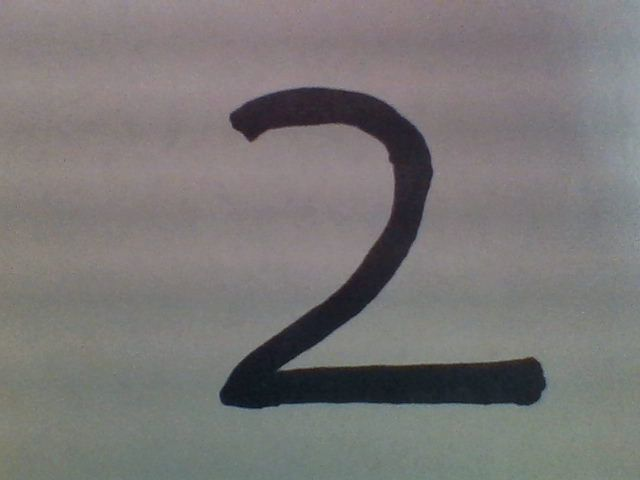
#> input picture thuctapai/3.Solving an Image Classification Problem using Machine Learning/MLP/2.jpg, 640 x 480 px
$ jupyter execute --allow-errors Mnistrain.ipynb
#> lines starting #> are read from the running program, lines starting #| are printed output that depends on the picture; after the words box and inside, x2 and y2 are one past the last pixel; in counts of white or black regions, pixels touching at a corner belong together
[cell 1]
import tensorflow as tf
from tensorflow.keras import datasets, layers, models
import numpy as np
import matplotlib.pyplot as plt
import cv2

[cell 2]
mnist = tf.keras.datasets.mnist #28*28 image of handwritten of 0-9
#> (the rest of this cell did not finish here and is left out)

#> (a cell that did not finish here is left out)

#> (a cell that did not finish here is left out)

#> (a cell that did not finish here is left out)

#> (a cell that did not finish here is left out)

[cell 7]
from PIL import Image
col = Image.open("2.jpg")
#> col is the input picture: PIL image 640x480 RGB; mean R, G, B 121.6, 119.1, 118.7
gray = col.convert('L')
bw = gray.point(lambda x: 0 if x<100 else 255, '1')
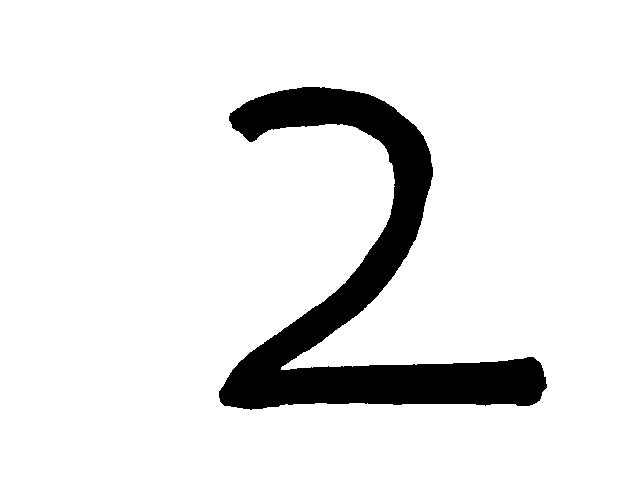
#> bw: PIL image 640x480 1; 90.5% white; 1 black region, box (x1, y1, x2, y2) and area: (219, 87, 547, 410) 29031
bw.save("bw_image.jpg")
bw
img_array = cv2.imread("bw_image.jpg", cv2.IMREAD_GRAYSCALE)
#> img_array: shape (480, 640); min 0, max 255, mean 230.9
img_array = cv2.bitwise_not(img_array)
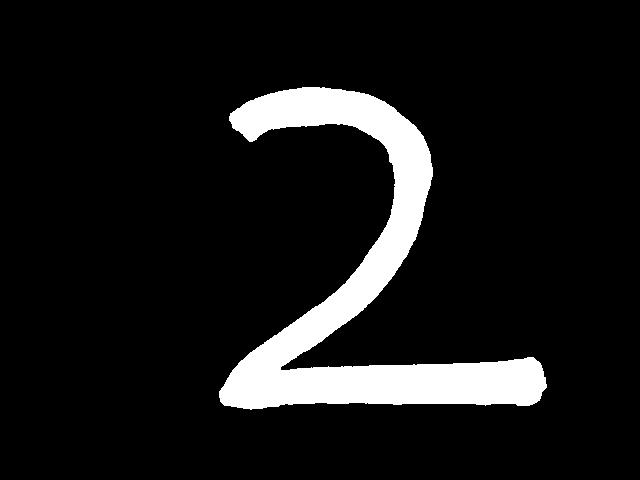
#> img_array: shape (480, 640); min 0, max 255, mean 24.1
print(img_array.shape)
#| (480, 640)
plt.imshow(img_array, cmap = plt.cm.binary)
plt.show()
img_size = 28
new_array = cv2.resize(img_array, (img_size,img_size))
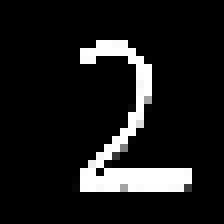
#> new_array: shape (28, 28) (shown 8 times larger); min 0, max 255, mean 26
print(new_array.shape)
#| (28, 28)
plt.imshow(new_array, cmap = plt.cm.binary)
plt.show()
#> (the rest of this cell did not finish here and is left out)

[cell 8]
tf.config.experimental.list_physical_devices()
#> (this line was passed over: tensorflow is not available in this run)

$ run again, with thuctapai/3.Solving an Image Classification Problem using Machine Learning/MLP/3.JPG copied over thuctapai/3.Solving an Image Classification Problem using Machine Learning/MLP/2.jpg
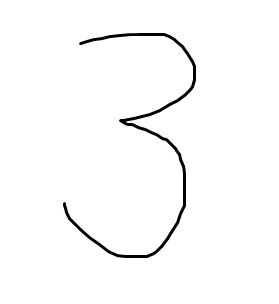
#> input picture thuctapai/3.Solving an Image Classification Problem using Machine Learning/MLP/3.JPG, 279 x 304 px
#> col is the input picture: PIL image 279x304 RGB; min 0, max 255, mean 250.2
#> `bw = gray.point(lambda x: 0 if x<100 else 255, '1')`:
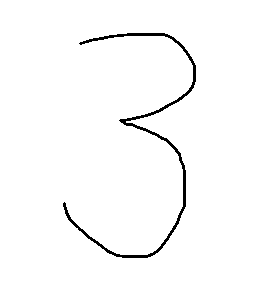
#> bw: PIL image 279x304 1; 98.2% white; black in thin lines or dots, all inside (x1, y1, x2, y2) = (63, 33, 196, 258)
#| (304, 279)
#> `new_array = cv2.resize(img_array, (img_size,img_size))`:
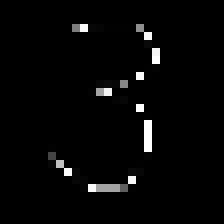
#> new_array: shape (28, 28) (shown 8 times larger); min 0, max 255, mean 6.4
#| (28, 28)

$ run again, with thuctapai/3.Solving an Image Classification Problem using Machine Learning/MLP/5.JPG copied over thuctapai/3.Solving an Image Classification Problem using Machine Learning/MLP/2.jpg
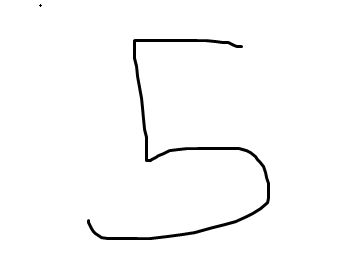
#> input picture thuctapai/3.Solving an Image Classification Problem using Machine Learning/MLP/5.JPG, 338 x 275 px
#> col is the input picture: PIL image 338x275 RGB; min 0, max 255, mean 250.1
#> `bw = gray.point(lambda x: 0 if x<100 else 255, '1')`:
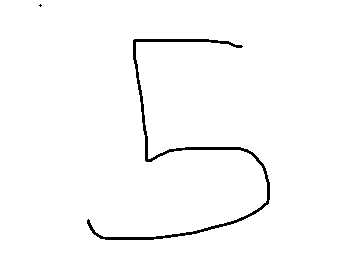
#> bw: PIL image 338x275 1; 98.2% white; 2 black regions (1 under 20 px), largest, box (x1, y1, x2, y2) and area: (87, 39, 270, 240) 1696
#| (275, 338)
#> `new_array = cv2.resize(img_array, (img_size,img_size))`:
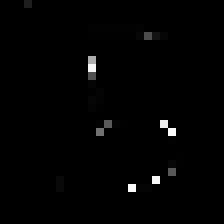
#> new_array: shape (28, 28) (shown 8 times larger); min 0, max 251, mean 2.6
#| (28, 28)

$ run again, with thuctapai/3.Solving an Image Classification Problem using Machine Learning/MLP/6.JPG copied over thuctapai/3.Solving an Image Classification Problem using Machine Learning/MLP/2.jpg
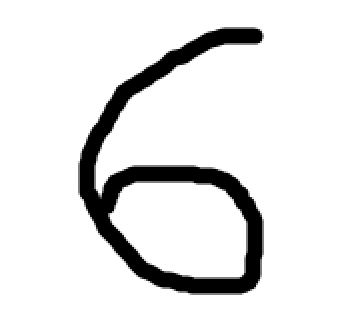
#> input picture thuctapai/3.Solving an Image Classification Problem using Machine Learning/MLP/6.JPG, 358 x 324 px
#> col is the input picture: PIL image 358x324 RGB; min 0, max 255, mean 229.3
#> `bw = gray.point(lambda x: 0 if x<100 else 255, '1')`:
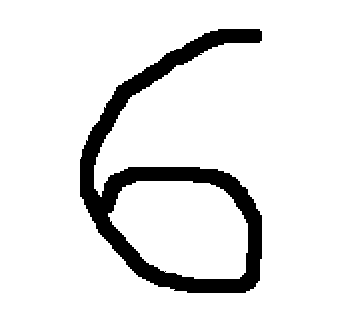
#> bw: PIL image 358x324 1; 90.5% white; 1 black region, box (x1, y1, x2, y2) and area: (80, 29, 262, 293) 11028
#| (324, 358)
#> `new_array = cv2.resize(img_array, (img_size,img_size))`:
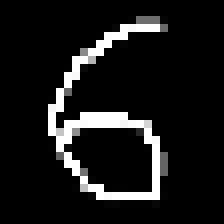
#> new_array: shape (28, 28) (shown 8 times larger); min 0, max 255, mean 25.2
#| (28, 28)
